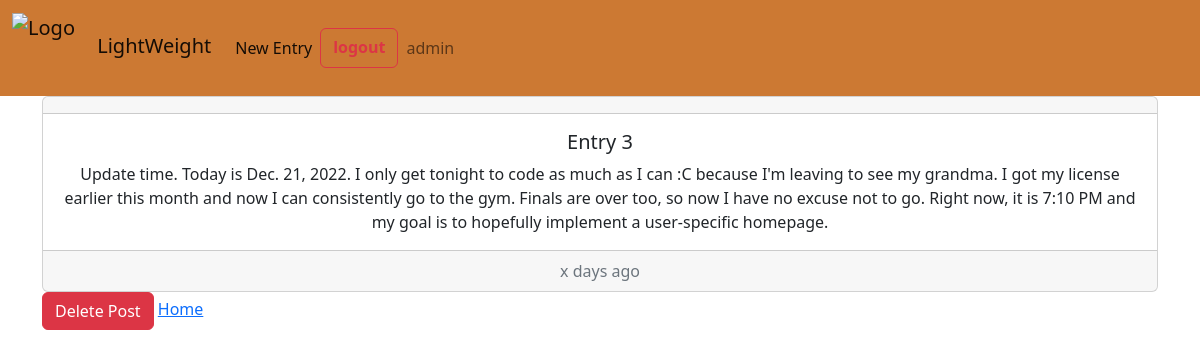
/item/3 (signed in), run on the app's committed database.
### item/models.py (models this page shows, shortened)
class Entry(models.Model):
    title = models.CharField(max_length = 100)
    routine = models.CharField(max_length = 750)
    date = models.DateField('Publish Date', default=datetime.date.today())

### item/views.py (the view)
# urls.py: path('<int:id>', views.detail, name='detail'),
@login_required
def detail(request, id):
    item = get_object_or_404(Entry, pk=id)
    return render(request, "item/detail.html", {"entry": item})

### fit/item/templates/item/detail.html (shortened to what this page needs)
{% extends "base.html" %}
{% block content %}
<div class="card text-center">
    <div class="card-header">
    </div>
    <div class="card-body">
      <h5 class="card-title">{{ entry.title }}</h5>
      <p class="card-text">{{ entry.routine }}</p>
    </div>
    <div class="card-footer text-muted">
      x days ago
    </div>
  </div>
<a href="{% url 'delete' entry.id %}" class="btn btn-danger btn-small">Delete Post</a>
<a href="{% url 'home' %}">Home</a>
{% endblock %}

### fit/log/templates/icon.html (shortened to what this page needs)
{% load static %}
<nav class="navbar navbar-expand-lg" style="background-color: #cc7933;">
  <div class="container-fluid">
    <a class="navbar-brand" href="{% url 'home' %}">
      <img src="{% static 'log/cow_man.png' %}" alt="Logo" width="80" height="70" class="d-inline-block align-text-center">
      LightWeight</a>
    <div class="collapse navbar-collapse" id="navbarNavAltMarkup">
      <div class="navbar-nav">
        <a class="nav-item nav-link active" href="{% url 'user' %}">New Entry</a>
        {% if user.is_authenticated %}
          <a class="btn btn-outline-danger my-2 my-sm-0" href="{% url 'logout' %}"><strong>logout</strong></a>
          <span class="nav-item nav-link">{{ user.username }}</span>
        {% else %}
        <a class="btn btn-outline-info my-2 my-sm-0" href="{% url 'signup' %}">signup</a>
        <a class="btn btn-outline-success my-2 my-sm-0" href="{% url 'login' %}">login</a>
        {% endif %}
      </div>
    </div>
  </div>
</nav>

### data on the page
Entry: title "Entry 3", routine "Update time. Today is Dec. 21, 2022. I only get tonight to code as much as I can :C because I'm leaving to see my grandma. I got my license earlier this month and now I can consistently go to the gym. Finals are over too, so now I have no excuse not to go. Right now, it is 7:10 PM and my goal is to hopefully implement a user-specific homepage."

### other printed values
{{ user.username }} "admin"
